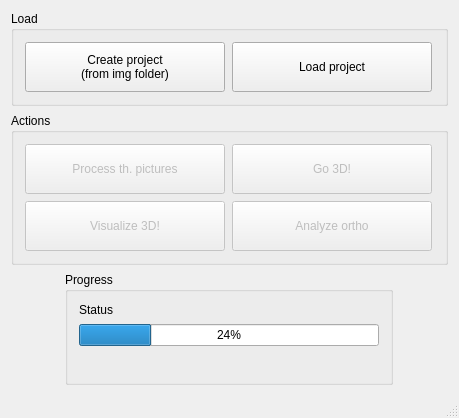
<?xml version="1.0" encoding="UTF-8"?>
<ui version="4.0">
 <class>MainWindow</class>
 <widget class="QMainWindow" name="MainWindow">
  <property name="geometry">
   <rect>
    <x>0</x>
    <y>0</y>
    <width>459</width>
    <height>418</height>
   </rect>
  </property>
  <property name="windowTitle">
   <string>ThermalMesh</string>
  </property>
  <property name="styleSheet">
   <string notr="true"/>
  </property>
  <widget class="QWidget" name="centralwidget">
   <layout class="QGridLayout" name="gridLayout">
    <item row="0" column="0">
     <widget class="QGroupBox" name="groupBox">
      <property name="title">
       <string>Load</string>
      </property>
      <layout class="QHBoxLayout" name="horizontalLayout">
       <item>
        <widget class="QPushButton" name="pushButton_load_img">
         <property name="enabled">
          <bool>true</bool>
         </property>
         <property name="minimumSize">
          <size>
           <width>200</width>
           <height>50</height>
          </size>
         </property>
         <property name="maximumSize">
          <size>
           <width>200</width>
           <height>50</height>
          </size>
         </property>
         <property name="text">
          <string>Create project
(from img folder)</string>
         </property>
        </widget>
       </item>
       <item>
        <widget class="QPushButton" name="pushButton_load_project">
         <property name="enabled">
          <bool>true</bool>
         </property>
         <property name="minimumSize">
          <size>
           <width>200</width>
           <height>50</height>
          </size>
         </property>
         <property name="maximumSize">
          <size>
           <width>200</width>
           <height>50</height>
          </size>
         </property>
         <property name="text">
          <string>Load project</string>
         </property>
        </widget>
       </item>
      </layout>
     </widget>
    </item>
    <item row="1" column="0">
     <widget class="QGroupBox" name="groupBox_3">
      <property name="title">
       <string>Actions</string>
      </property>
      <layout class="QGridLayout" name="gridLayout_2">
       <item row="0" column="0">
        <widget class="QPushButton" name="pushButton_go_img">
         <property name="enabled">
          <bool>false</bool>
         </property>
         <property name="minimumSize">
          <size>
           <width>200</width>
           <height>50</height>
          </size>
         </property>
         <property name="maximumSize">
          <size>
           <width>200</width>
           <height>50</height>
          </size>
         </property>
         <property name="text">
          <string>Process th. pictures</string>
         </property>
        </widget>
       </item>
       <item row="0" column="1">
        <widget class="QPushButton" name="pushButton_go_mesh">
         <property name="enabled">
          <bool>false</bool>
         </property>
         <property name="minimumSize">
          <size>
           <width>200</width>
           <height>50</height>
          </size>
         </property>
         <property name="maximumSize">
          <size>
           <width>200</width>
           <height>50</height>
          </size>
         </property>
         <property name="text">
          <string>Go 3D!</string>
         </property>
        </widget>
       </item>
       <item row="1" column="0">
        <widget class="QPushButton" name="pushButton_go_visu">
         <property name="enabled">
          <bool>false</bool>
         </property>
         <property name="minimumSize">
          <size>
           <width>200</width>
           <height>50</height>
          </size>
         </property>
         <property name="maximumSize">
          <size>
           <width>200</width>
           <height>50</height>
          </size>
         </property>
         <property name="text">
          <string>Visualize 3D!</string>
         </property>
        </widget>
       </item>
       <item row="1" column="1">
        <widget class="QPushButton" name="pushButton_go_ortho">
         <property name="enabled">
          <bool>false</bool>
         </property>
         <property name="minimumSize">
          <size>
           <width>200</width>
           <height>50</height>
          </size>
         </property>
         <property name="maximumSize">
          <size>
           <width>200</width>
           <height>50</height>
          </size>
         </property>
         <property name="text">
          <string>Analyze ortho</string>
         </property>
        </widget>
       </item>
      </layout>
     </widget>
    </item>
    <item row="2" column="0" alignment="Qt::AlignHCenter">
     <widget class="QGroupBox" name="groupBox_2">
      <property name="title">
       <string>Progress</string>
      </property>
      <layout class="QVBoxLayout" name="verticalLayout_2">
       <item>
        <widget class="QLabel" name="label_status">
         <property name="minimumSize">
          <size>
           <width>200</width>
           <height>0</height>
          </size>
         </property>
         <property name="maximumSize">
          <size>
           <width>200</width>
           <height>16777215</height>
          </size>
         </property>
         <property name="text">
          <string>Status</string>
         </property>
        </widget>
       </item>
       <item>
        <widget class="QProgressBar" name="progressBar">
         <property name="minimumSize">
          <size>
           <width>300</width>
           <height>0</height>
          </size>
         </property>
         <property name="maximumSize">
          <size>
           <width>200</width>
           <height>16777215</height>
          </size>
         </property>
         <property name="value">
          <number>24</number>
         </property>
        </widget>
       </item>
       <item>
        <spacer name="verticalSpacer">
         <property name="orientation">
          <enum>Qt::Vertical</enum>
         </property>
         <property name="sizeHint" stdset="0">
          <size>
           <width>20</width>
           <height>40</height>
          </size>
         </property>
        </spacer>
       </item>
      </layout>
     </widget>
    </item>
   </layout>
  </widget>
  <widget class="QMenuBar" name="menubar">
   <property name="geometry">
    <rect>
     <x>0</x>
     <y>0</y>
     <width>459</width>
     <height>26</height>
    </rect>
   </property>
  </widget>
  <widget class="QStatusBar" name="statusbar"/>
 </widget>
 <layoutdefault spacing="7" margin="11"/>
 <resources/>
 <connections/>
</ui>
